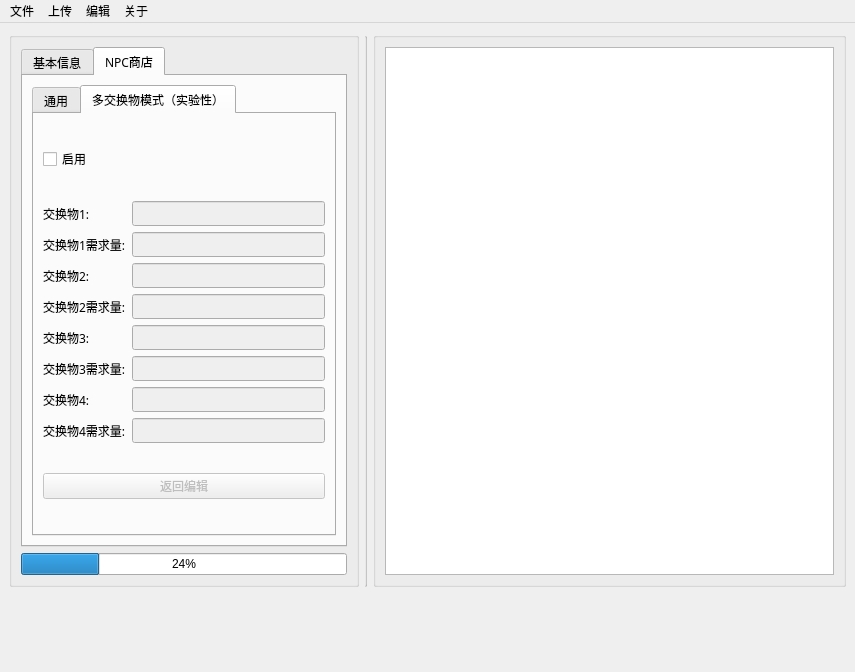
<?xml version="1.0" encoding="UTF-8"?>
<ui version="4.0">
 <class>WorkingArea</class>
 <widget class="QMainWindow" name="WorkingArea">
  <property name="geometry">
   <rect>
    <x>0</x>
    <y>0</y>
    <width>855</width>
    <height>672</height>
   </rect>
  </property>
  <property name="sizePolicy">
   <sizepolicy hsizetype="Minimum" vsizetype="Minimum">
    <horstretch>0</horstretch>
    <verstretch>0</verstretch>
   </sizepolicy>
  </property>
  <property name="windowTitle">
   <string>NPC图鉴编辑工具</string>
  </property>
  <property name="styleSheet">
   <string notr="true"/>
  </property>
  <widget class="QWidget" name="centralwidget">
   <property name="sizePolicy">
    <sizepolicy hsizetype="Maximum" vsizetype="Maximum">
     <horstretch>0</horstretch>
     <verstretch>0</verstretch>
    </sizepolicy>
   </property>
   <layout class="QGridLayout" name="gridLayout_2">
    <item row="0" column="0">
     <layout class="QGridLayout" name="gridLayout">
      <item row="1" column="0" colspan="3">
       <widget class="QStackedWidget" name="toolbar">
        <property name="sizePolicy">
         <sizepolicy hsizetype="MinimumExpanding" vsizetype="Preferred">
          <horstretch>0</horstretch>
          <verstretch>0</verstretch>
         </sizepolicy>
        </property>
        <property name="maximumSize">
         <size>
          <width>16777215</width>
          <height>70</height>
         </size>
        </property>
        <property name="styleSheet">
         <string notr="true"/>
        </property>
        <widget class="QWidget" name="page"/>
        <widget class="QWidget" name="page_2"/>
       </widget>
      </item>
      <item row="0" column="2">
       <widget class="QGroupBox" name="code">
        <property name="sizePolicy">
         <sizepolicy hsizetype="Preferred" vsizetype="Preferred">
          <horstretch>0</horstretch>
          <verstretch>0</verstretch>
         </sizepolicy>
        </property>
        <property name="styleSheet">
         <string notr="true"/>
        </property>
        <property name="title">
         <string/>
        </property>
        <layout class="QGridLayout" name="gridLayout_3">
         <item row="0" column="2">
          <widget class="QTextEdit" name="code_output">
           <property name="sizePolicy">
            <sizepolicy hsizetype="Preferred" vsizetype="MinimumExpanding">
             <horstretch>0</horstretch>
             <verstretch>0</verstretch>
            </sizepolicy>
           </property>
           <property name="styleSheet">
            <string notr="true">font: 9pt &quot;Source Han Serif SC&quot;;</string>
           </property>
          </widget>
         </item>
        </layout>
       </widget>
      </item>
      <item row="0" column="0">
       <widget class="QGroupBox" name="toolbox_container">
        <property name="sizePolicy">
         <sizepolicy hsizetype="Maximum" vsizetype="Preferred">
          <horstretch>0</horstretch>
          <verstretch>0</verstretch>
         </sizepolicy>
        </property>
        <property name="maximumSize">
         <size>
          <width>350</width>
          <height>16777215</height>
         </size>
        </property>
        <property name="styleSheet">
         <string notr="true"/>
        </property>
        <property name="title">
         <string/>
        </property>
        <layout class="QGridLayout" name="gridLayout_4">
         <item row="2" column="0">
          <widget class="QProgressBar" name="progressBar">
           <property name="styleSheet">
            <string notr="true">font: 25 9pt &quot;Source Han Serif SC&quot;;</string>
           </property>
           <property name="value">
            <number>24</number>
           </property>
          </widget>
         </item>
         <item row="1" column="0">
          <widget class="QTabWidget" name="toolbox">
           <property name="sizePolicy">
            <sizepolicy hsizetype="MinimumExpanding" vsizetype="MinimumExpanding">
             <horstretch>0</horstretch>
             <verstretch>0</verstretch>
            </sizepolicy>
           </property>
           <property name="font">
            <font>
             <family>Source Han Serif SC</family>
             <pointsize>9</pointsize>
             <weight>50</weight>
             <italic>false</italic>
             <bold>false</bold>
            </font>
           </property>
           <property name="styleSheet">
            <string notr="true">font: 9pt &quot;Source Han Serif SC&quot;;</string>
           </property>
           <property name="currentIndex">
            <number>1</number>
           </property>
           <widget class="QWidget" name="basic_info">
            <attribute name="title">
             <string>基本信息</string>
            </attribute>
            <layout class="QVBoxLayout" name="verticalLayout_2">
             <item>
              <layout class="QGridLayout" name="gridLayout_5">
               <item row="0" column="0">
                <widget class="QLabel" name="label">
                 <property name="font">
                  <font>
                   <family>Source Han Serif SC</family>
                   <pointsize>9</pointsize>
                   <weight>50</weight>
                   <italic>false</italic>
                   <bold>false</bold>
                  </font>
                 </property>
                 <property name="styleSheet">
                  <string notr="true">font: 9pt &quot;Source Han Serif SC&quot;;</string>
                 </property>
                 <property name="text">
                  <string>名称：</string>
                 </property>
                </widget>
               </item>
               <item row="0" column="1" colspan="2">
                <widget class="QLineEdit" name="name_input"/>
               </item>
               <item row="1" column="0">
                <widget class="QLabel" name="label_2">
                 <property name="styleSheet">
                  <string notr="true">font: 9pt &quot;Source Han Serif SC&quot;;</string>
                 </property>
                 <property name="text">
                  <string>称号：</string>
                 </property>
                </widget>
               </item>
               <item row="1" column="1" colspan="2">
                <widget class="QLineEdit" name="nickname_input"/>
               </item>
               <item row="2" column="0">
                <widget class="QLabel" name="label_3">
                 <property name="styleSheet">
                  <string notr="true">font: 9pt &quot;Source Han Serif SC&quot;;</string>
                 </property>
                 <property name="text">
                  <string>性别：</string>
                 </property>
                </widget>
               </item>
               <item row="2" column="1" colspan="2">
                <widget class="QComboBox" name="gender_input">
                 <property name="styleSheet">
                  <string notr="true">font: 9pt &quot;Source Han Serif SC&quot;;</string>
                 </property>
                 <item>
                  <property name="text">
                   <string>未知</string>
                  </property>
                 </item>
                 <item>
                  <property name="text">
                   <string>男</string>
                  </property>
                 </item>
                 <item>
                  <property name="text">
                   <string>女</string>
                  </property>
                 </item>
                </widget>
               </item>
               <item row="3" column="0">
                <widget class="QLabel" name="label_4">
                 <property name="styleSheet">
                  <string notr="true">font: 9pt &quot;Source Han Serif SC&quot;;</string>
                 </property>
                 <property name="text">
                  <string>职业：</string>
                 </property>
                </widget>
               </item>
               <item row="3" column="1" colspan="2">
                <widget class="QLineEdit" name="job_input"/>
               </item>
               <item row="4" column="0">
                <widget class="QLabel" name="label_5">
                 <property name="styleSheet">
                  <string notr="true">font: 9pt &quot;Source Han Serif SC&quot;;</string>
                 </property>
                 <property name="text">
                  <string>位置：</string>
                 </property>
                </widget>
               </item>
               <item row="4" column="1" colspan="2">
                <widget class="QLineEdit" name="location_input"/>
               </item>
               <item row="5" column="0" colspan="2">
                <widget class="QLabel" name="label_6">
                 <property name="styleSheet">
                  <string notr="true">font: 9pt &quot;Source Han Serif SC&quot;;</string>
                 </property>
                 <property name="text">
                  <string>所属国家：</string>
                 </property>
                </widget>
               </item>
               <item row="5" column="2">
                <widget class="QComboBox" name="country_input">
                 <property name="styleSheet">
                  <string notr="true">font: 9pt &quot;Source Han Serif SC&quot;;</string>
                 </property>
                 <item>
                  <property name="text">
                   <string>未知</string>
                  </property>
                 </item>
                 <item>
                  <property name="text">
                   <string>蒙德</string>
                  </property>
                 </item>
                 <item>
                  <property name="text">
                   <string>璃月</string>
                  </property>
                 </item>
                 <item>
                  <property name="text">
                   <string>稻妻</string>
                  </property>
                 </item>
                 <item>
                  <property name="text">
                   <string>须弥</string>
                  </property>
                 </item>
                 <item>
                  <property name="text">
                   <string>枫丹</string>
                  </property>
                 </item>
                 <item>
                  <property name="text">
                   <string>纳塔</string>
                  </property>
                 </item>
                 <item>
                  <property name="text">
                   <string>至冬</string>
                  </property>
                 </item>
                </widget>
               </item>
               <item row="6" column="0" colspan="2">
                <widget class="QLabel" name="label_7">
                 <property name="styleSheet">
                  <string notr="true">font: 9pt &quot;Source Han Serif SC&quot;;</string>
                 </property>
                 <property name="text">
                  <string>相关系统：</string>
                 </property>
                </widget>
               </item>
               <item row="6" column="2">
                <widget class="QComboBox" name="system_input">
                 <property name="styleSheet">
                  <string notr="true">font: 9pt &quot;Source Han Serif SC&quot;;</string>
                 </property>
                 <item>
                  <property name="text">
                   <string>无</string>
                  </property>
                 </item>
                 <item>
                  <property name="text">
                   <string>委托</string>
                  </property>
                 </item>
                 <item>
                  <property name="text">
                   <string>声望</string>
                  </property>
                 </item>
                 <item>
                  <property name="text">
                   <string>活动</string>
                  </property>
                 </item>
                 <item>
                  <property name="text">
                   <string>商店</string>
                  </property>
                 </item>
                 <item>
                  <property name="text">
                   <string>烹饪</string>
                  </property>
                 </item>
                 <item>
                  <property name="text">
                   <string>尘歌壶</string>
                  </property>
                 </item>
                </widget>
               </item>
              </layout>
             </item>
             <item>
              <layout class="QGridLayout" name="gridLayout_6">
               <item row="0" column="0">
                <widget class="QLabel" name="label_8">
                 <property name="styleSheet">
                  <string notr="true">font: 9pt &quot;Source Han Serif SC&quot;;</string>
                 </property>
                 <property name="text">
                  <string>对话赠礼：</string>
                 </property>
                </widget>
               </item>
               <item row="0" column="1" colspan="3">
                <widget class="QCheckBox" name="exist_dialog_judge">
                 <property name="styleSheet">
                  <string notr="true">font: 9pt &quot;Source Han Serif SC&quot;;</string>
                 </property>
                 <property name="text">
                  <string>存在</string>
                 </property>
                </widget>
               </item>
               <item row="1" column="1">
                <widget class="QLineEdit" name="gift_name_input">
                 <property name="enabled">
                  <bool>false</bool>
                 </property>
                </widget>
               </item>
               <item row="1" column="2">
                <widget class="QLabel" name="label_9">
                 <property name="styleSheet">
                  <string notr="true">font: 25 9pt &quot;Source Han Serif SC&quot;;</string>
                 </property>
                 <property name="text">
                  <string>*</string>
                 </property>
                </widget>
               </item>
               <item row="1" column="3">
                <widget class="QLineEdit" name="gift_num_input">
                 <property name="enabled">
                  <bool>false</bool>
                 </property>
                </widget>
               </item>
              </layout>
             </item>
             <item>
              <layout class="QGridLayout" name="gridLayout_7">
               <item row="0" column="0">
                <widget class="QLabel" name="label_10">
                 <property name="styleSheet">
                  <string notr="true">font: 9pt &quot;Source Han Serif SC&quot;;</string>
                 </property>
                 <property name="text">
                  <string>实装版本：</string>
                 </property>
                </widget>
               </item>
               <item row="0" column="1">
                <widget class="QLineEdit" name="version_input"/>
               </item>
               <item row="1" column="0">
                <widget class="QLabel" name="label_11">
                 <property name="styleSheet">
                  <string notr="true">font: 9pt &quot;Source Han Serif SC&quot;;</string>
                 </property>
                 <property name="text">
                  <string>所属组织：</string>
                 </property>
                </widget>
               </item>
               <item row="1" column="1">
                <widget class="QLineEdit" name="org_input"/>
               </item>
               <item row="2" column="0" colspan="2">
                <widget class="QPushButton" name="write_basic_info">
                 <property name="styleSheet">
                  <string notr="true">font: 9pt &quot;Source Han Serif SC&quot;;</string>
                 </property>
                 <property name="text">
                  <string>写入</string>
                 </property>
                </widget>
               </item>
              </layout>
             </item>
            </layout>
           </widget>
           <widget class="QWidget" name="store_info">
            <attribute name="title">
             <string>NPC商店</string>
            </attribute>
            <layout class="QGridLayout" name="gridLayout_8">
             <item row="0" column="0">
              <widget class="QTabWidget" name="tabWidget">
               <property name="styleSheet">
                <string notr="true">font: 9pt &quot;Source Han Serif SC&quot;;</string>
               </property>
               <property name="currentIndex">
                <number>1</number>
               </property>
               <widget class="QWidget" name="single_currency">
                <attribute name="title">
                 <string>通用</string>
                </attribute>
                <layout class="QVBoxLayout" name="verticalLayout">
                 <item>
                  <widget class="QCheckBox" name="store_exist_normal">
                   <property name="styleSheet">
                    <string notr="true">font: 9pt &quot;Source Han Serif SC&quot;;</string>
                   </property>
                   <property name="text">
                    <string>存在商店</string>
                   </property>
                  </widget>
                 </item>
                 <item>
                  <layout class="QGridLayout" name="gridLayout_9">
                   <item row="0" column="0">
                    <widget class="QLabel" name="label_12">
                     <property name="font">
                      <font>
                       <family>Source Han Serif SC</family>
                       <pointsize>9</pointsize>
                       <weight>50</weight>
                       <italic>false</italic>
                       <bold>false</bold>
                      </font>
                     </property>
                     <property name="styleSheet">
                      <string notr="true">font: 9pt &quot;Source Han Serif SC&quot;;</string>
                     </property>
                     <property name="text">
                      <string>商品名：</string>
                     </property>
                    </widget>
                   </item>
                   <item row="0" column="1">
                    <widget class="QLineEdit" name="commodity_name_input">
                     <property name="enabled">
                      <bool>false</bool>
                     </property>
                    </widget>
                   </item>
                   <item row="1" column="0">
                    <widget class="QLabel" name="label_13">
                     <property name="styleSheet">
                      <string notr="true">font: 9pt &quot;Source Han Serif SC&quot;;</string>
                     </property>
                     <property name="text">
                      <string>最小销售单元：</string>
                     </property>
                    </widget>
                   </item>
                   <item row="1" column="1">
                    <widget class="QLineEdit" name="min_sale_unit_input">
                     <property name="enabled">
                      <bool>false</bool>
                     </property>
                    </widget>
                   </item>
                   <item row="2" column="0">
                    <widget class="QLabel" name="label_14">
                     <property name="styleSheet">
                      <string notr="true">font: 9pt &quot;Source Han Serif SC&quot;;</string>
                     </property>
                     <property name="text">
                      <string>交换物：</string>
                     </property>
                    </widget>
                   </item>
                   <item row="2" column="1">
                    <widget class="QLineEdit" name="exchanger_norn_input">
                     <property name="enabled">
                      <bool>false</bool>
                     </property>
                    </widget>
                   </item>
                   <item row="3" column="0">
                    <widget class="QLabel" name="label_15">
                     <property name="styleSheet">
                      <string notr="true">font: 9pt &quot;Source Han Serif SC&quot;;</string>
                     </property>
                     <property name="text">
                      <string>价格：</string>
                     </property>
                    </widget>
                   </item>
                   <item row="3" column="1">
                    <widget class="QLineEdit" name="price_norm_input">
                     <property name="enabled">
                      <bool>false</bool>
                     </property>
                    </widget>
                   </item>
                   <item row="4" column="0">
                    <widget class="QLabel" name="label_16">
                     <property name="styleSheet">
                      <string notr="true">font: 9pt &quot;Source Han Serif SC&quot;;</string>
                     </property>
                     <property name="text">
                      <string>限购：</string>
                     </property>
                    </widget>
                   </item>
                   <item row="4" column="1">
                    <widget class="QLineEdit" name="limit_quantity_input">
                     <property name="enabled">
                      <bool>false</bool>
                     </property>
                    </widget>
                   </item>
                   <item row="5" column="0">
                    <widget class="QLabel" name="label_17">
                     <property name="styleSheet">
                      <string notr="true">font: 9pt &quot;Source Han Serif SC&quot;;</string>
                     </property>
                     <property name="text">
                      <string>刷新时间：</string>
                     </property>
                    </widget>
                   </item>
                   <item row="5" column="1">
                    <widget class="QLineEdit" name="refresh_time_input">
                     <property name="enabled">
                      <bool>false</bool>
                     </property>
                    </widget>
                   </item>
                   <item row="6" column="0">
                    <widget class="QLabel" name="label_18">
                     <property name="styleSheet">
                      <string notr="true">font: 9pt &quot;Source Han Serif SC&quot;;</string>
                     </property>
                     <property name="text">
                      <string>限制：</string>
                     </property>
                    </widget>
                   </item>
                   <item row="6" column="1">
                    <widget class="QLineEdit" name="etc_limit_input">
                     <property name="enabled">
                      <bool>false</bool>
                     </property>
                    </widget>
                   </item>
                   <item row="7" column="0" colspan="2">
                    <widget class="QPushButton" name="store_write_and_enter">
                     <property name="enabled">
                      <bool>false</bool>
                     </property>
                     <property name="styleSheet">
                      <string notr="true">font: 9pt &quot;Source Han Serif SC&quot;;</string>
                     </property>
                     <property name="text">
                      <string>写入，然后换行</string>
                     </property>
                    </widget>
                   </item>
                   <item row="8" column="0" colspan="2">
                    <widget class="QPushButton" name="store_end_task">
                     <property name="styleSheet">
                      <string notr="true">font: 9pt &quot;Source Han Serif SC&quot;;</string>
                     </property>
                     <property name="text">
                      <string>写入，结束处理</string>
                     </property>
                    </widget>
                   </item>
                  </layout>
                 </item>
                </layout>
               </widget>
               <widget class="QWidget" name="multi_currency">
                <attribute name="title">
                 <string>多交换物模式（实验性）</string>
                </attribute>
                <layout class="QVBoxLayout" name="verticalLayout_3">
                 <item>
                  <widget class="QCheckBox" name="multi_mod_support_on">
                   <property name="styleSheet">
                    <string notr="true">font: 9pt &quot;Source Han Serif SC&quot;;</string>
                   </property>
                   <property name="text">
                    <string>启用</string>
                   </property>
                  </widget>
                 </item>
                 <item>
                  <layout class="QGridLayout" name="gridLayout_10">
                   <item row="0" column="0">
                    <widget class="QLabel" name="label_19">
                     <property name="styleSheet">
                      <string notr="true">font: 9pt &quot;Source Han Serif SC&quot;;</string>
                     </property>
                     <property name="text">
                      <string>交换物1:</string>
                     </property>
                    </widget>
                   </item>
                   <item row="0" column="1">
                    <widget class="QLineEdit" name="multi_exchange_one_input">
                     <property name="enabled">
                      <bool>false</bool>
                     </property>
                     <property name="styleSheet">
                      <string notr="true">font: 25 9pt &quot;Source Han Serif SC&quot;;</string>
                     </property>
                    </widget>
                   </item>
                   <item row="1" column="0">
                    <widget class="QLabel" name="label_20">
                     <property name="styleSheet">
                      <string notr="true">font: 9pt &quot;Source Han Serif SC&quot;;</string>
                     </property>
                     <property name="text">
                      <string>交换物1需求量:</string>
                     </property>
                    </widget>
                   </item>
                   <item row="1" column="1">
                    <widget class="QLineEdit" name="multi_price_one_input">
                     <property name="enabled">
                      <bool>false</bool>
                     </property>
                     <property name="styleSheet">
                      <string notr="true">font: 25 9pt &quot;Source Han Serif SC&quot;;</string>
                     </property>
                    </widget>
                   </item>
                   <item row="2" column="0">
                    <widget class="QLabel" name="label_22">
                     <property name="styleSheet">
                      <string notr="true">font: 9pt &quot;Source Han Serif SC&quot;;</string>
                     </property>
                     <property name="text">
                      <string>交换物2:</string>
                     </property>
                    </widget>
                   </item>
                   <item row="2" column="1">
                    <widget class="QLineEdit" name="multi_exchange_two_input">
                     <property name="enabled">
                      <bool>false</bool>
                     </property>
                     <property name="styleSheet">
                      <string notr="true">font: 25 9pt &quot;Source Han Serif SC&quot;;</string>
                     </property>
                    </widget>
                   </item>
                   <item row="3" column="0">
                    <widget class="QLabel" name="label_21">
                     <property name="styleSheet">
                      <string notr="true">font: 9pt &quot;Source Han Serif SC&quot;;</string>
                     </property>
                     <property name="text">
                      <string>交换物2需求量:</string>
                     </property>
                    </widget>
                   </item>
                   <item row="3" column="1">
                    <widget class="QLineEdit" name="multi_price_two_input">
                     <property name="enabled">
                      <bool>false</bool>
                     </property>
                     <property name="styleSheet">
                      <string notr="true">font: 25 9pt &quot;Source Han Serif SC&quot;;</string>
                     </property>
                    </widget>
                   </item>
                   <item row="4" column="0">
                    <widget class="QLabel" name="label_23">
                     <property name="styleSheet">
                      <string notr="true">font: 9pt &quot;Source Han Serif SC&quot;;</string>
                     </property>
                     <property name="text">
                      <string>交换物3:</string>
                     </property>
                    </widget>
                   </item>
                   <item row="4" column="1">
                    <widget class="QLineEdit" name="multi_exchange_three_input">
                     <property name="enabled">
                      <bool>false</bool>
                     </property>
                     <property name="styleSheet">
                      <string notr="true">font: 25 9pt &quot;Source Han Serif SC&quot;;</string>
                     </property>
                    </widget>
                   </item>
                   <item row="5" column="0">
                    <widget class="QLabel" name="label_24">
                     <property name="styleSheet">
                      <string notr="true">font: 9pt &quot;Source Han Serif SC&quot;;</string>
                     </property>
                     <property name="text">
                      <string>交换物3需求量:</string>
                     </property>
                    </widget>
                   </item>
                   <item row="5" column="1">
                    <widget class="QLineEdit" name="multi_price_three_input">
                     <property name="enabled">
                      <bool>false</bool>
                     </property>
                     <property name="styleSheet">
                      <string notr="true">font: 25 9pt &quot;Source Han Serif SC&quot;;</string>
                     </property>
                    </widget>
                   </item>
                   <item row="6" column="0">
                    <widget class="QLabel" name="label_26">
                     <property name="styleSheet">
                      <string notr="true">font: 9pt &quot;Source Han Serif SC&quot;;</string>
                     </property>
                     <property name="text">
                      <string>交换物4:</string>
                     </property>
                    </widget>
                   </item>
                   <item row="6" column="1">
                    <widget class="QLineEdit" name="multi_exchange_four_input">
                     <property name="enabled">
                      <bool>false</bool>
                     </property>
                     <property name="styleSheet">
                      <string notr="true">font: 25 9pt &quot;Source Han Serif SC&quot;;</string>
                     </property>
                    </widget>
                   </item>
                   <item row="7" column="0">
                    <widget class="QLabel" name="label_25">
                     <property name="styleSheet">
                      <string notr="true">font: 9pt &quot;Source Han Serif SC&quot;;</string>
                     </property>
                     <property name="text">
                      <string>交换物4需求量:</string>
                     </property>
                    </widget>
                   </item>
                   <item row="7" column="1">
                    <widget class="QLineEdit" name="multi_price_four_input">
                     <property name="enabled">
                      <bool>false</bool>
                     </property>
                     <property name="styleSheet">
                      <string notr="true">font: 25 9pt &quot;Source Han Serif SC&quot;;</string>
                     </property>
                    </widget>
                   </item>
                  </layout>
                 </item>
                 <item>
                  <widget class="QPushButton" name="pushButton_3">
                   <property name="enabled">
                    <bool>false</bool>
                   </property>
                   <property name="styleSheet">
                    <string notr="true">font: 9pt &quot;Source Han Serif SC&quot;;</string>
                   </property>
                   <property name="text">
                    <string>返回编辑</string>
                   </property>
                  </widget>
                 </item>
                </layout>
               </widget>
              </widget>
             </item>
            </layout>
           </widget>
          </widget>
         </item>
        </layout>
       </widget>
      </item>
      <item row="0" column="1">
       <widget class="QGroupBox" name="spacer">
        <property name="sizePolicy">
         <sizepolicy hsizetype="Maximum" vsizetype="Preferred">
          <horstretch>0</horstretch>
          <verstretch>0</verstretch>
         </sizepolicy>
        </property>
        <property name="maximumSize">
         <size>
          <width>2</width>
          <height>16777215</height>
         </size>
        </property>
        <property name="styleSheet">
         <string notr="true">border-image: url(:/ui/resources/ui/spacer_bg.png);</string>
        </property>
        <property name="title">
         <string/>
        </property>
       </widget>
      </item>
     </layout>
    </item>
   </layout>
  </widget>
  <widget class="QMenuBar" name="menubar">
   <property name="geometry">
    <rect>
     <x>0</x>
     <y>0</y>
     <width>855</width>
     <height>25</height>
    </rect>
   </property>
   <widget class="QMenu" name="menu">
    <property name="title">
     <string>文件</string>
    </property>
    <addaction name="open_document"/>
    <addaction name="save"/>
    <addaction name="save_as"/>
   </widget>
   <widget class="QMenu" name="menu_2">
    <property name="title">
     <string>上传</string>
    </property>
    <addaction name="upload_avatar"/>
    <addaction name="upload_model"/>
    <addaction name="upload_npc_location"/>
   </widget>
   <widget class="QMenu" name="menu_3">
    <property name="title">
     <string>编辑</string>
    </property>
   </widget>
   <widget class="QMenu" name="menu_4">
    <property name="title">
     <string>关于</string>
    </property>
    <addaction name="actionAbout_This_allication"/>
    <addaction name="actionAbout_Qt"/>
    <addaction name="actionChangelog"/>
    <addaction name="separator"/>
    <addaction name="show_license"/>
   </widget>
   <addaction name="menu"/>
   <addaction name="menu_2"/>
   <addaction name="menu_3"/>
   <addaction name="menu_4"/>
  </widget>
  <action name="upload_avatar">
   <property name="text">
    <string>上传头像</string>
   </property>
   <property name="toolTip">
    <string>上传NPC头像，要求为125*125 px。</string>
   </property>
   <property name="shortcut">
    <string>Alt+A</string>
   </property>
  </action>
  <action name="upload_model">
   <property name="text">
    <string>上传建模</string>
   </property>
   <property name="toolTip">
    <string>上传NPC建模，要求为240*500px。</string>
   </property>
   <property name="shortcut">
    <string>Alt+M</string>
   </property>
  </action>
  <action name="upload_npc_location">
   <property name="text">
    <string>上传位置</string>
   </property>
   <property name="toolTip">
    <string>上传NPC位置，对大小没有特别要求，但请尽量保持比例为16:9</string>
   </property>
   <property name="shortcut">
    <string>Alt+L</string>
   </property>
  </action>
  <action name="open_document">
   <property name="text">
    <string>打开</string>
   </property>
   <property name="toolTip">
    <string>打开一个NPC文档</string>
   </property>
   <property name="shortcut">
    <string>Alt+O</string>
   </property>
  </action>
  <action name="save">
   <property name="text">
    <string>保存</string>
   </property>
   <property name="toolTip">
    <string>保存您的工作到一个文件，如果是已打开的文件或之前已保存过，将保存到该文件</string>
   </property>
   <property name="shortcut">
    <string>Alt+S</string>
   </property>
  </action>
  <action name="save_as">
   <property name="text">
    <string>另存为</string>
   </property>
   <property name="toolTip">
    <string>另行保存您的副本到另外的文档</string>
   </property>
  </action>
  <action name="actionAbout_This_allication">
   <property name="text">
    <string>About This allication</string>
   </property>
  </action>
  <action name="actionAbout_Qt">
   <property name="text">
    <string>About Qt</string>
   </property>
  </action>
  <action name="show_license">
   <property name="text">
    <string>许可证</string>
   </property>
   <property name="toolTip">
    <string>显示许可证</string>
   </property>
   <property name="shortcut">
    <string>Alt+Space</string>
   </property>
  </action>
  <action name="actionChangelog">
   <property name="text">
    <string>Changelog</string>
   </property>
  </action>
 </widget>
 <resources/>
 <connections/>
</ui>
